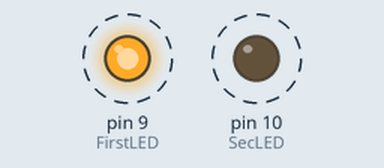
Recording of a sketch running on a simulated Arduino Uno, built with avr-gcc and run on an emulated ATmega328P. Shown: output pins drawn as LEDs (lit = HIGH). Dashed ring = blinking.

Above: at 0.4 s.
Timing chart, 0 to 4.6 s (numbered marks = the images above):
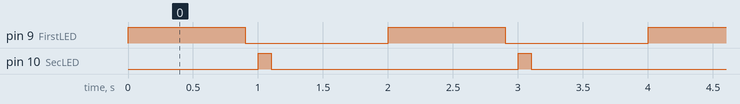

The sketch:

MultiLEDfest.ino
```cpp
  int FirstLED=9;//ir led
  int SecLED=10;
  int TimeOn=900;
  int TimeOff=100;
  int TimeON=100;
  int TimeOFF=900;

void setup() {

  pinMode(FirstLED, OUTPUT);
  pinMode(SecLED, OUTPUT);

}

void loop() {

  digitalWrite(FirstLED, HIGH);
  delay(TimeOn);
  digitalWrite(FirstLED, LOW);
  delay(TimeOff);

  digitalWrite(SecLED, HIGH);
  delay(TimeON);
  digitalWrite(SecLED, LOW);
  delay(TimeOFF);

}
```

Measured:
- by itself, pin 9 (FirstLED): alternates HIGH for 0.90 s and LOW for 1.1 s
- by itself, pin 10 (SecLED): alternates HIGH for 0.10 s and LOW for 1.9 s
- by itself, everything shown: repeats every 2.0 s, in 4 steps
